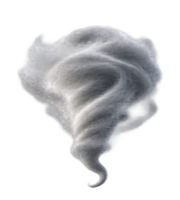
#> input picture assets/readme/dragon-vortex.png, 180 x 200 px, found by its file name
$ python build_dragon_weather.py
#> lines starting #> are read from the running program, lines starting #| are printed output that depends on the picture; after the words box and inside, x2 and y2 are one past the last pixel; in counts of white or black regions, pixels touching at a corner belong together
### scripts/build_pet_atlases.py
"""Bake 40 painted keyframes and 45 inbetweens into 85 runtime frames.

Artwork regeneration only: pip install Pillow numpy opencv-python.
The application and packaged builds do not need these libraries.
"""

from pathlib import Path

import cv2
import numpy as np
from PIL import Image, ImageOps

ROOT = Path(__file__).resolve().parents[1]
CELL = 160
NAMES = {"bunny": "booboo", "mookrata": "moo-krata", "bibi": "bibi", "kitten": "kitten"}
CLIPS = (("idle", 15), ("walk", 20), ("roll", 20), ("sleep", 15), ("hop", 15))


# [64 lines left out: functions isolate, extract_subjects, normalize, not called in this run]


def premultiplied(image):
    value = np.asarray(image).astype(np.float32) / 255
    value[:, :, :3] *= value[:, :, 3:4]
    return value


# [79 lines left out: functions inbetweens, build, not called in this run]


# [3 lines that do not run on import are left out]

### app/dragon_power_geometry.py
"""Desktop-sized dragon powers, separate from the small body sprite."""

import math
import random

FIRE_WIDTH, FIRE_HEIGHT = 240, 160
FIRE_FRAMES = 32
OVERLAY_WIDTH, OVERLAY_HEIGHT = 560, 480


# [16 lines left out: functions fire_frame, overlay_rect, not called in this run]


def bolt_paths(origins, size, seed, strike):
    """Lateral tree-shaped discharge: outward trunk, forks and fine twigs."""
    w,h=size
    rng=random.Random(seed+strike*7919)
    paths=[]
    def clamp(p): return (max(12,min(w-12,p[0])),max(12,min(h-12,p[1])))
    def branch(start,sign,length,slope,depth):
        points=[clamp(start)]
        count=20 if depth==0 else 12 if depth==1 else 7
        for j in range(1,count):
            t=j/(count-1)
            # Progress always outward; jitter is transverse, never backwards.
            x=start[0]+sign*length*t
            y=start[1]+slope*length*t+rng.uniform(-1,1)*(5 if depth==0 else 3)
            points.append(clamp((x,y)))
        paths.append(points)
        if depth<2:
            for fraction in ((.25,.45,.65,.8) if depth==0 else (.42,.72)):
                at=points[round(fraction*(count-1))]
                branch(at,sign,length*rng.uniform(.25,.43),
                       slope+rng.choice((-1,1))*rng.uniform(.3,.7),depth+1)
    for side,origin in enumerate(origins):
        sign=-1 if side==0 else 1
        branch(origin,sign,rng.uniform(195,250),rng.uniform(-.5,.1),0)
    return paths


# [9 lines left out: function gust_transform, not called in this run]

### scripts/bake_effect_frames.py
"""Small PNGs avoid Tk's slow decoding of tall transparent VFX atlases."""
from pathlib import Path
from PIL import Image,ImageOps
import sys

ROOT=Path(__file__).resolve().parents[1]
sys.path.insert(0,str(ROOT))
CLIPS={'cloud-flame':(240,240,48),'sky-rings':(96,96,24),
       'ember-bubble':(96,96,36),'aurora-left':(240,160,64),'aurora-right':(240,160,64),'shockwave':(240,240,32),
       'roar-cone-left':(640,360,16),'roar-cone-right':(640,360,16),
       'scale-charge':(96,96,32),
       'fury-aura':(240,200,32),
       **{f'jade-rings-{s}':(96,96,24) for s in ('left','right')},
       **{f'fire-{s}':(240,160,32) for s in ('left','right')},
       **{f'vortex-{s}':(180,200,32) for s in ('left','right')}}


def bake(names=None):
    for platform in ('macos','windows'):
        base=ROOT/f'assets/runtime/dragon-{platform}'
        for name in (names or CLIPS):
            source=base/f'{name}.png'
            if not source.exists():continue
            width,height,count=CLIPS[name]
            directory=base/'fx'/name;directory.mkdir(parents=True,exist_ok=True)
            with Image.open(source) as atlas:
                for i in range(count):
                    x,y=i%4*width,i//4*height
                    frame=atlas.crop((x,y,x+width,y+height))
                    # Keep full RGB and alpha so overlapping rings compose
                    # naturally; only one small PNG is decoded per cache miss.
                    frame.save(directory/f'{i:02d}.png',optimize=True)


# [20 lines left out: function bake_body, not called in this run]


# [2 lines that do not run on import are left out]

### scripts/build_dragon_weather.py
"""Bake volumetric cloud animation and antialiased branching lightning."""
from pathlib import Path
import sys
import numpy as np
from PIL import Image,ImageDraw,ImageFilter,ImageOps

ROOT=Path(__file__).resolve().parents[1]
sys.path.insert(0,str(ROOT))
from app.dragon_power_geometry import bolt_paths
from build_pet_atlases import premultiplied


def platform_image(im,platform):
    if platform=='windows':
        im=im.copy()
        im.putalpha(im.getchannel('A').point(lambda a:255 if a>=100 else 0))
    return im


def lightning_image(index,paths=None):
    scale=3
    size=(560*scale,480*scale)
    glow=Image.new('RGBA',size)
    if paths is None:paths=bolt_paths([(271,380),(289,380)],(560,480),1000+index,0)
    for image,color,multiplier in ((glow,(70,110,255,155),2.5),):
        draw=ImageDraw.Draw(image)
        for path in paths:
            width=2.1 if len(path)>=20 else 1.1 if len(path)>=12 else .55
            draw.line([(round(x*scale),round(y*scale)) for x,y in path],fill=color,width=max(1,round(width*multiplier*scale)))
    glow=glow.filter(ImageFilter.GaussianBlur(3.5*scale))
    draw=ImageDraw.Draw(glow)
    for path in paths:
        width=2.1 if len(path)>=20 else 1.1 if len(path)>=12 else .55
        coords=[(round(x*scale),round(y*scale)) for x,y in path]
        draw.line(coords,fill=(130,175,255,240),width=max(1,round(width*scale)))
        draw.line(coords,fill=(250,252,255,255),width=max(1,round(width*.48*scale)))
    return glow.resize((560,480),Image.Resampling.LANCZOS)


def build():
    source=Image.open(ROOT/'assets/source/dragon-vortex.png').convert('RGBA')
#> source is the input picture: PIL image 180x200 RGBA; mean R, G, B, A 63.9, 64.3, 66.2, 86
    keys=[]
    for i in range(8):
        x,y=i%4*source.width/4,i//4*source.height/2
        key=source.crop((round(x),round(y),round(x+source.width/4),round(y+source.height/2)))
        pixels=np.asarray(key).copy()
        bad=(pixels[:,:,2]>pixels[:,:,0]*1.4)&(pixels[:,:,2]>pixels[:,:,1]*1.25)
        pixels[bad]=0
        key=Image.fromarray(pixels)
        box=key.getchannel('A').point(lambda a:255 if a>24 else 0).getbbox()
        if not box:raise ValueError(f'Missing vortex {i}')
        keys.append(key.crop(box))
#> this loop made 8 passes
#> box on passes 1 to 8: (17, 34, 45, 100), (0, 26, 45, 100), (0, 25, 45, 100), (0, 36, 28, 100), (35, 0, 45, 6), (0, 0, 45, 87), (0, 0, 45, 88), (0, 0, 24, 29)
#> pass 1, in build, `bad=(pixels[:,:,2]>pixels[:,:,0]*1.4)&(pixels[:,:,2]>pixels[:,:,1]*1.25)`:
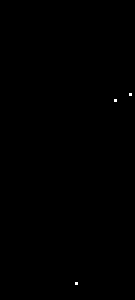
#> bad: shape (100, 45) bool (shown 3 times larger); 0.07% white in thin lines or dots, all inside (x1, y1, x2, y2) = (25, 31, 44, 95)
#> after the loop:
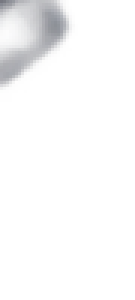
#> key: PIL image 45x100 RGBA (shown 3 times larger); mean R, G, B, A 15.7, 15.9, 16.7, 11.9; transparent parts drawn white
#> after the loop, keys = 8 items
    scale=min(156/max(k.width for k in keys),176/max(k.height for k in keys))
#> scale = 2
    normalized=[]
    for key in keys:
        key=key.resize((round(key.width*scale),round(key.height*scale)),Image.Resampling.LANCZOS)
        im=Image.new('RGBA',(180,200));im.alpha_composite(key,((180-key.width)//2,188-key.height))
        normalized.append(im)
#> this loop made 8 passes
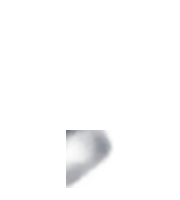
#> im: PIL image 180x200 RGBA; mean R, G, B, A 7.3, 7.4, 7.9, 5.9; transparent parts drawn white
#> after the loop, normalized = 8 items
    loop=[]
    for i in range(8):
        loop.append(normalized[i])
        pixels=(premultiplied(normalized[i])+premultiplied(normalized[(i+1)%8]))*.5
        alpha=pixels[:,:,3:4]
        pixels[:,:,:3]=np.divide(pixels[:,:,:3],alpha,out=np.zeros_like(pixels[:,:,:3]),where=alpha>.001)
        loop.append(Image.fromarray(np.uint8(np.clip(pixels*255,0,255))))
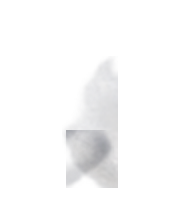
#> pixels: shape (200, 180, 4) float32; mean R, G, B, A 0.116, 0.116, 0.118, 0.0698; transparent parts drawn white
#> after the loop, loop = 16 items
    frames=[]
    for i in range(32):
        key=loop[i%16]
        growth=(i+1)/8 if i<8 else 1 if i<24 else (32-i)/8
        if growth<1:
            key=key.resize((round(180*growth),round(200*growth)),Image.Resampling.LANCZOS)
            frame=Image.new('RGBA',(180,200));frame.alpha_composite(key,((180-key.width)//2,200-key.height));key=frame
        frames.append(key)
#> after the loop, frames = 32 items
    bounds=[]
    for i in range(16):
        bolt=lightning_image(i)
        bounds.append(bolt.getchannel('A').point(lambda a:255 if a>8 else 0).getbbox())
        for platform in ('macos','windows'):
            platform_image(bolt,platform).save(ROOT/f'assets/runtime/dragon-{platform}/lightning-{i:02d}.png',optimize=True)
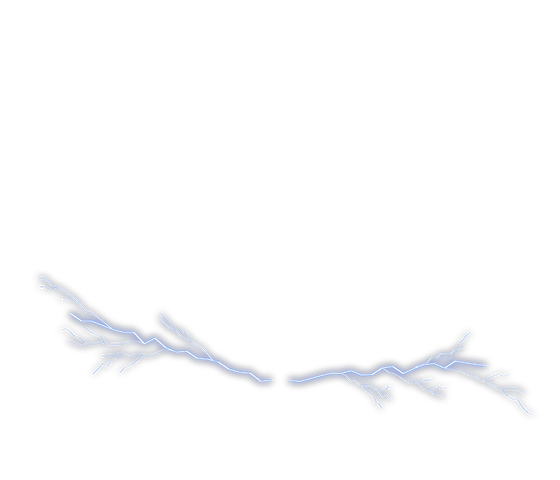
#> bolt: PIL image 560x480 RGBA; mean R, G, B, A 2.3, 3, 4.8, 3.3; transparent parts drawn white
#> after the loop, bounds = 16 items, first 6: (6, 302, 535, 410), (5, 209, 553, 471), (7, 238, 514, 399), (7, 309, 545, 473), (27, 240, 543, 471), (8, 275, 548, 453)
    for platform in ('macos','windows'):
        for side in ('right','left'):
            atlas=Image.new('RGBA',(180*4,200*8))
            for i,frame in enumerate(frames):
                frame=ImageOps.mirror(frame) if side=='left' else frame
                atlas.alpha_composite(platform_image(frame,platform),(i%4*180,i//4*200))
            atlas.save(ROOT/f'assets/runtime/dragon-{platform}/vortex-{side}.png',optimize=True)
#> this loop made 2 passes
#> platform on passes 1 to 2: 'macos', 'windows'
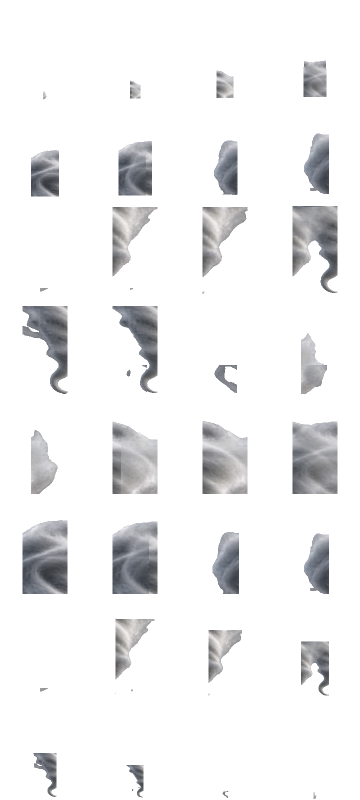
#> atlas: PIL image 720x1600 RGBA (shown at 1/2 size); mean R, G, B, A 20.4, 20.6, 21.2, 35.9; transparent parts drawn white
    frames[15].save(ROOT/'assets/readme/dragon-vortex.png')
    lightning_image(4).save(ROOT/'assets/readme/dragon-lightning.png')
    (ROOT/'app/dragon_weather_layout.py').write_text(f'"""Baked lightning alpha bounds for safe placement near desktop edges."""\nLIGHTNING_BOUNDS={tuple(bounds)!r}\n',encoding='utf-8')
    print('Weather: 32 vortex frames and 16 lateral branching lightning patterns per platform')


if __name__=='__main__':
    build()
    from bake_effect_frames import bake
    bake(('vortex-left','vortex-right'))
#> the loop in bake, `for i in range(count):` made 32 passes
#> pass 3, in bake, `frame=atlas.crop((x,y,x+width,y+height))`:
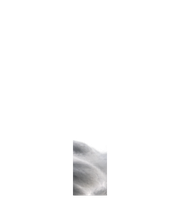
#> frame: PIL image 180x200 RGBA; mean R, G, B, A 9.8, 9.8, 9.9, 11.5; transparent parts drawn white
